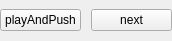
<ui version="4.0" >
 <class>BIGHOME_UI_palyManagerClass</class>
 <widget class="QWidget" name="BIGHOME_UI_palyManagerClass" >
  <property name="geometry" >
   <rect>
    <x>0</x>
    <y>0</y>
    <width>172</width>
    <height>41</height>
   </rect>
  </property>
  <property name="windowTitle" >
   <string>BIGHOME_UI_palyManager</string>
  </property>
  <layout class="QHBoxLayout" name="horizontalLayout_2" >
   <property name="spacing" >
    <number>0</number>
   </property>
   <property name="margin" >
    <number>0</number>
   </property>
   <item>
    <layout class="QHBoxLayout" name="horizontalLayout" >
     <property name="spacing" >
      <number>10</number>
     </property>
     <item>
      <widget class="QPushButton" name="playAndPush" >
       <property name="cursor" >
        <cursorShape>PointingHandCursor</cursorShape>
       </property>
       <property name="text" >
        <string>playAndPush</string>
       </property>
      </widget>
     </item>
     <item>
      <widget class="QPushButton" name="next" >
       <property name="cursor" >
        <cursorShape>PointingHandCursor</cursorShape>
       </property>
       <property name="text" >
        <string>next</string>
       </property>
      </widget>
     </item>
    </layout>
   </item>
  </layout>
 </widget>
 <layoutdefault spacing="6" margin="11" />
 <resources/>
 <connections/>
</ui>
